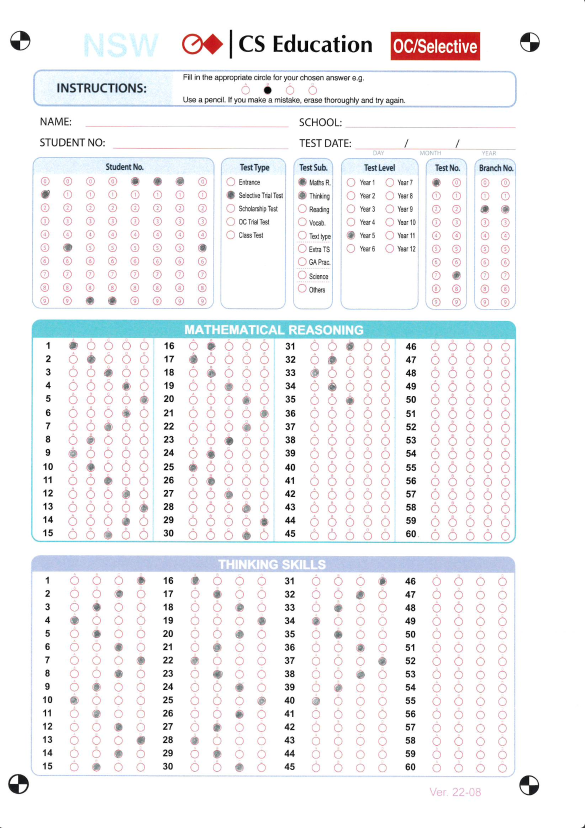
#> input picture images/Math-Thinking-NSW.jpeg, 1170 x 1656 px, found by its file name (shown at 1/2 size)
$ python pr_09.py
#> lines starting #> are read from the running program, lines starting #| are printed output that depends on the picture; after the words box and inside, x2 and y2 are one past the last pixel; in counts of white or black regions, pixels touching at a corner belong together
import cv2
import numpy as np

def sortTopToBottom(contour):
    return cv2.boundingRect(np.array(contour))[1]

def sortLeftToRight(contour):
    return cv2.boundingRect(np.array(contour))[0]

def sort_contour(contours, from_idx, to_idx, sortOrder):
    if sortOrder == "top-to-bottom":
        contours[from_idx:to_idx] = sorted(contours[from_idx:to_idx], key=sortTopToBottom)
    elif sortOrder == "left-to-right":
        contours[from_idx:to_idx] = sorted(contours[from_idx:to_idx], key=sortLeftToRight)

image_path = '/Users/henry/Downloads/Math-Thinking-NSW.jpeg'
image = cv2.imread(image_path, cv2.IMREAD_GRAYSCALE)
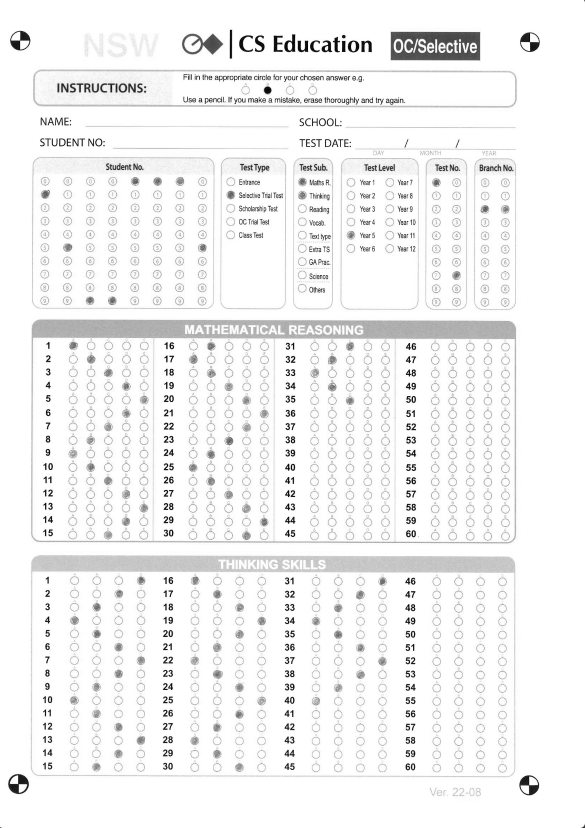
#> image: shape (1656, 1170) (shown at 1/2 size); min 0, max 255, mean 242.7

# Image preprocessing
blurred = cv2.GaussianBlur(image, (5, 5), 0)
thresh = cv2.adaptiveThreshold(blurred, 255, cv2.ADAPTIVE_THRESH_GAUSSIAN_C, cv2.THRESH_BINARY_INV, 11, 2)
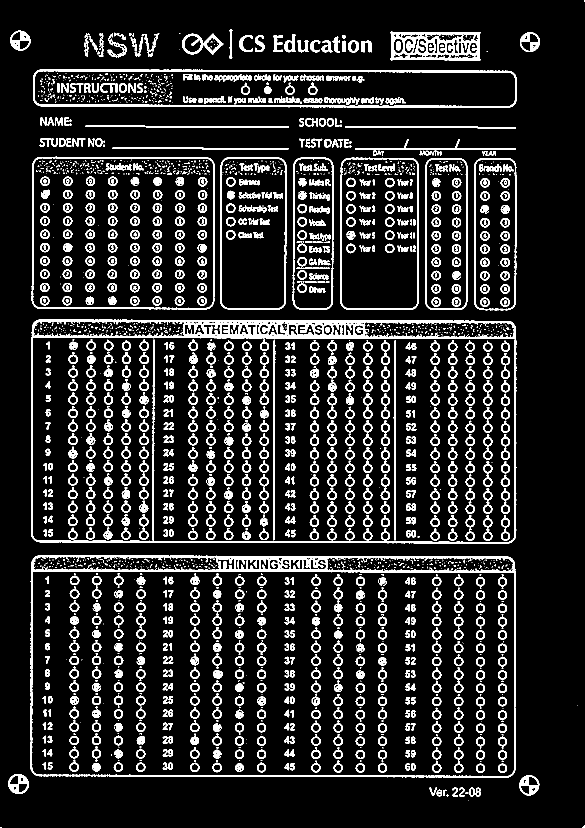
#> thresh: shape (1656, 1170) (shown at 1/2 size); 12.8% white; 2791 white regions (1530 under 20 px), largest, box (x1, y1, x2, y2) and area: (62, 639, 1033, 1087) 20546, (61, 1110, 1031, 1555) 17038, (66, 139, 1034, 216) 7493
kernel = np.ones((2, 2), np.uint8)
morphed = cv2.morphologyEx(thresh, cv2.MORPH_CLOSE, kernel)
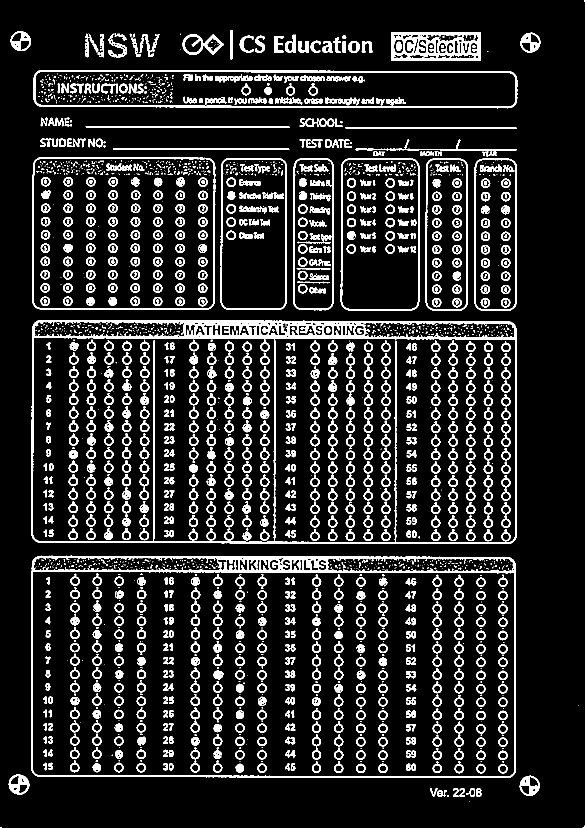
#> morphed: shape (1656, 1170) (shown at 1/2 size); 13% white; 2504 white regions (1304 under 20 px)

contours, hierarchy = cv2.findContours(morphed, cv2.RETR_CCOMP, cv2.CHAIN_APPROX_SIMPLE)
#> contours = 3718 contours, 1795 with area under 20; largest, box (x1, y1, x2, y2) and area: (63, 640, 1034, 1088) 430249, (62, 1111, 1032, 1556) 426764, (64, 1143, 1030, 1554) 392835, (65, 675, 550, 1085) 195000, (548, 677, 1031, 1086) 194492

block_info = {
    'name': 'Answer_1',
    'type': 'ANSWER',
    'marking_direction': 'H',
    'Group': 'Math',
    'StartingQuestion': '1',
    'items': ['1', '2', '3', '4', '5'],
    'x': 131,
    'y': 675,
    'width': 175,
    'height': 410,
    'num_of_question': 15,
    'num_of_selection': 5,
    'selection_starting_number': 1,
    'Item_type': 'num'
}

NoOfChoice = block_info['num_of_selection']
recognitionValue = 100

x, y, w, h = block_info['x'], block_info['y'], block_info['width'], block_info['height']
block_image = image[y:y+h, x:x+w]
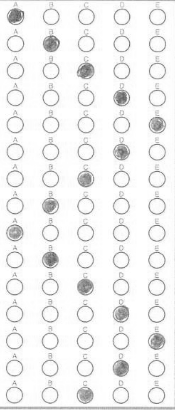
#> block_image: shape (410, 175); min 87, max 255, mean 241.3
block_thresh = cv2.adaptiveThreshold(block_image, 255, cv2.ADAPTIVE_THRESH_GAUSSIAN_C, cv2.THRESH_BINARY_INV, 11, 2)
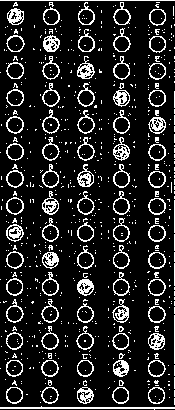
#> block_thresh: shape (410, 175); 14.4% white in thin lines or dots
block_morphed = cv2.morphologyEx(block_thresh, cv2.MORPH_CLOSE, kernel)
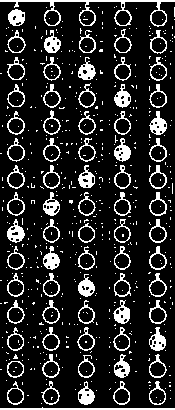
#> block_morphed: shape (410, 175); 15.6% white; 596 white regions (523 under 20 px)
block_contours, _ = cv2.findContours(block_morphed, cv2.RETR_EXTERNAL, cv2.CHAIN_APPROX_SIMPLE)
#> block_contours = 538 contours, 465 with area under 20; largest, box (x1, y1, x2, y2) and area: (0, 0, 175, 27) 1098, (149, 192, 167, 216) 242, (149, 246, 167, 270) 240, (7, 57, 25, 80) 240, (149, 219, 167, 243) 240

block_questionCnt = []
for contour in block_contours:
    rect = cv2.boundingRect(contour)
    w, h = rect[2], rect[3]
    ar = w / h

    if w >= 13 and h >= 13 and 0.7 < ar < 1.3:
        block_questionCnt.append(contour)
#> this loop made 538 passes
#> (rect, w, h, ar) on passes 1 to 3: ((0, 407, 175, 3), 175, 3, 58.33), ((41, 403, 1, 1), 1, 1, 1), ((170, 398, 1, 1), 1, 1, 1)
#> after the loop, block_questionCnt = 70 contours; largest, box (x1, y1, x2, y2) and area: (149, 192, 167, 216) 242, (149, 246, 167, 270) 240, (7, 57, 25, 80) 240, (149, 219, 167, 243) 240, (149, 165, 167, 189) 240

sort_contour(block_questionCnt, 0, len(block_questionCnt), "top-to-bottom")
for i in range(0, len(block_questionCnt), NoOfChoice):
    sort_contour(block_questionCnt, i, i + NoOfChoice, "left-to-right")
#> this loop made 14 passes
#> i on passes 2 to 13: 5, 10, 15, 20, 25, 30, 35, 40, 45, 50, 55, 60

testerAnswer1 = {}
num_of_question = block_info['num_of_question']

for i in range(0, min(len(block_questionCnt), num_of_question * NoOfChoice), NoOfChoice):
    maxPixel = 0
    answerKey = -1

    for j in range(NoOfChoice):
        idx = i + j
        if idx >= len(block_questionCnt):
            break

        mask = np.zeros(block_morphed.shape, dtype=np.uint8)
        cv2.drawContours(mask, block_questionCnt, i + j, 255, -1)
        mask = cv2.bitwise_and(mask, block_morphed)

        if cv2.countNonZero(mask) > maxPixel:
            maxPixel = cv2.countNonZero(mask)
            answerKey = j

    if maxPixel < recognitionValue:
        testerAnswer1[i // NoOfChoice] = "Not recognized"
    else:
        testerAnswer1[i // NoOfChoice] = answerKey + 1  # +1 to make it 1-indexed
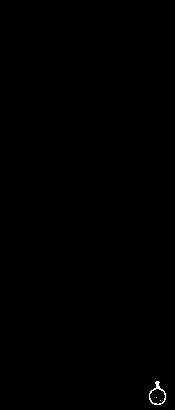
#> mask: shape (410, 175); 0.14% white in thin lines or dots, all inside (x1, y1, x2, y2) = (149, 381, 166, 405)
#> after the loop, testerAnswer1 = 14 items

for question, answer in testerAnswer1.items():
    print(f"Question {question + 1}: Answer {answer}")
#> this loop made 14 passes
#> answer on passes 1 to 12: 2, 3, 4, 5, 4, 3, 2, 2, 1, 4, 4, 5
#| Question 1: Answer 2
#| Question 2: Answer 3
#| Question 3: Answer 4
#| Question 4: Answer 5
#| Question 5: Answer 4
#| Question 6: Answer 3
#| Question 7: Answer 2
#| Question 8: Answer 2
#> (further printed lines are left out)
